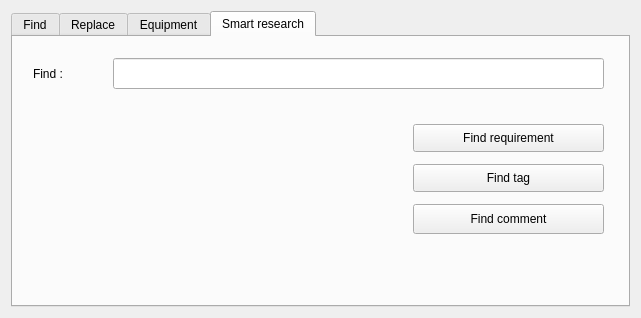
<?xml version="1.0" encoding="UTF-8"?>
<ui version="4.0">
 <class>GTASearchReplaceDialog</class>
 <widget class="QDialog" name="GTASearchReplaceDialog">
  <property name="geometry">
   <rect>
    <x>0</x>
    <y>0</y>
    <width>641</width>
    <height>318</height>
   </rect>
  </property>
  <property name="windowTitle">
   <string>Find and Replace</string>
  </property>
  <layout class="QGridLayout" name="gridLayout_3">
   <item row="0" column="0">
    <widget class="QTabWidget" name="tabWidget">
     <property name="currentIndex">
      <number>3</number>
     </property>
     <widget class="QWidget" name="Find">
      <attribute name="title">
       <string>Find</string>
      </attribute>
      <layout class="QGridLayout" name="gridLayout">
       <item row="0" column="0">
        <widget class="QLabel" name="label">
         <property name="text">
          <string>Find</string>
         </property>
        </widget>
       </item>
       <item row="0" column="1" colspan="2">
        <widget class="QLineEdit" name="FindLE1"/>
       </item>
       <item row="1" column="0" colspan="2">
        <widget class="QGroupBox" name="groupBox">
         <property name="title">
          <string>Find Options</string>
         </property>
         <layout class="QGridLayout" name="gridLayout_4">
          <item row="0" column="0">
           <widget class="QCheckBox" name="SearchUpCB1">
            <property name="text">
             <string>Search Up</string>
            </property>
           </widget>
          </item>
          <item row="3" column="0">
           <widget class="QCheckBox" name="RegExCB1">
            <property name="enabled">
             <bool>true</bool>
            </property>
            <property name="text">
             <string>Regular Expression</string>
            </property>
           </widget>
          </item>
          <item row="1" column="1">
           <widget class="QRadioButton" name="parameterSearchRB">
            <property name="text">
             <string>Parameter Search</string>
            </property>
           </widget>
          </item>
          <item row="0" column="1">
           <widget class="QRadioButton" name="textSearchRB">
            <property name="text">
             <string>Text search</string>
            </property>
            <property name="checked">
             <bool>true</bool>
            </property>
           </widget>
          </item>
          <item row="1" column="0">
           <widget class="QCheckBox" name="MatchCaseCB1">
            <property name="enabled">
             <bool>true</bool>
            </property>
            <property name="text">
             <string>Match Case</string>
            </property>
           </widget>
          </item>
         </layout>
        </widget>
       </item>
       <item row="1" column="2">
        <layout class="QVBoxLayout" name="verticalLayout_2">
         <item>
          <widget class="QPushButton" name="FindNextPB">
           <property name="enabled">
            <bool>false</bool>
           </property>
           <property name="text">
            <string>Find Next</string>
           </property>
          </widget>
         </item>
         <item>
          <widget class="QPushButton" name="FindAllPB1">
           <property name="enabled">
            <bool>false</bool>
           </property>
           <property name="text">
            <string>Find All</string>
           </property>
          </widget>
         </item>
         <item>
          <widget class="QPushButton" name="FindInAllDocPB">
           <property name="enabled">
            <bool>false</bool>
           </property>
           <property name="text">
            <string>Find All In Open documents</string>
           </property>
          </widget>
         </item>
        </layout>
       </item>
       <item row="2" column="1">
        <spacer name="verticalSpacer">
         <property name="orientation">
          <enum>Qt::Vertical</enum>
         </property>
         <property name="sizeHint" stdset="0">
          <size>
           <width>20</width>
           <height>51</height>
          </size>
         </property>
        </spacer>
       </item>
      </layout>
     </widget>
     <widget class="QWidget" name="Replace">
      <attribute name="title">
       <string>Replace</string>
      </attribute>
      <layout class="QGridLayout" name="gridLayout_2">
       <item row="0" column="0">
        <widget class="QLabel" name="label_2">
         <property name="enabled">
          <bool>true</bool>
         </property>
         <property name="text">
          <string>Find</string>
         </property>
        </widget>
       </item>
       <item row="0" column="1" colspan="2">
        <widget class="QLineEdit" name="FindLE2">
         <property name="enabled">
          <bool>true</bool>
         </property>
        </widget>
       </item>
       <item row="1" column="0">
        <widget class="QLabel" name="label_3">
         <property name="text">
          <string>Replace with</string>
         </property>
        </widget>
       </item>
       <item row="1" column="1" colspan="2">
        <widget class="QLineEdit" name="ReplaceLE2">
         <property name="enabled">
          <bool>true</bool>
         </property>
        </widget>
       </item>
       <item row="2" column="0" colspan="2">
        <widget class="QGroupBox" name="groupBox_2">
         <property name="title">
          <string>Replace Options</string>
         </property>
         <layout class="QVBoxLayout" name="verticalLayout">
          <item>
           <widget class="QCheckBox" name="SearchUpCB2">
            <property name="enabled">
             <bool>true</bool>
            </property>
            <property name="text">
             <string>Search up</string>
            </property>
           </widget>
          </item>
          <item>
           <widget class="QCheckBox" name="MatchCaseCB2">
            <property name="enabled">
             <bool>true</bool>
            </property>
            <property name="text">
             <string>Match case</string>
            </property>
           </widget>
          </item>
          <item>
           <widget class="QCheckBox" name="RegExpCB2">
            <property name="enabled">
             <bool>true</bool>
            </property>
            <property name="text">
             <string>Regular expression</string>
            </property>
           </widget>
          </item>
         </layout>
        </widget>
       </item>
       <item row="2" column="2">
        <layout class="QVBoxLayout" name="verticalLayout_3">
         <item>
          <widget class="QPushButton" name="SearchNextPB2">
           <property name="enabled">
            <bool>false</bool>
           </property>
           <property name="text">
            <string>Find Next</string>
           </property>
          </widget>
         </item>
         <item>
          <widget class="QPushButton" name="ReplacePB">
           <property name="enabled">
            <bool>false</bool>
           </property>
           <property name="toolTip">
            <string>replaces parameters only</string>
           </property>
           <property name="text">
            <string>Replace</string>
           </property>
          </widget>
         </item>
         <item>
          <widget class="QPushButton" name="ReplaceAllPB">
           <property name="enabled">
            <bool>false</bool>
           </property>
           <property name="toolTip">
            <string>replaces in all parameters</string>
           </property>
           <property name="text">
            <string>Replace All</string>
           </property>
          </widget>
         </item>
         <item>
          <widget class="QPushButton" name="ReplaceInAllDocsPB">
           <property name="enabled">
            <bool>false</bool>
           </property>
           <property name="text">
            <string>Repalce All In Open Documents</string>
           </property>
          </widget>
         </item>
        </layout>
       </item>
      </layout>
     </widget>
     <widget class="QWidget" name="Equipment_replace">
      <attribute name="title">
       <string>Equipment</string>
      </attribute>
      <widget class="QLabel" name="label_5">
       <property name="geometry">
        <rect>
         <x>30</x>
         <y>40</y>
         <width>71</width>
         <height>22</height>
        </rect>
       </property>
       <property name="text">
        <string>Equipment</string>
       </property>
      </widget>
      <widget class="QLabel" name="label_4">
       <property name="geometry">
        <rect>
         <x>30</x>
         <y>70</y>
         <width>91</width>
         <height>22</height>
        </rect>
       </property>
       <property name="text">
        <string>Replace with</string>
       </property>
      </widget>
      <widget class="QLineEdit" name="lineEdit">
       <property name="geometry">
        <rect>
         <x>130</x>
         <y>40</y>
         <width>341</width>
         <height>22</height>
        </rect>
       </property>
      </widget>
      <widget class="QLineEdit" name="lineEdit_2">
       <property name="geometry">
        <rect>
         <x>130</x>
         <y>70</y>
         <width>341</width>
         <height>22</height>
        </rect>
       </property>
      </widget>
      <widget class="QPushButton" name="pushButton">
       <property name="geometry">
        <rect>
         <x>380</x>
         <y>110</y>
         <width>93</width>
         <height>28</height>
        </rect>
       </property>
       <property name="text">
        <string>Replace All</string>
       </property>
      </widget>
     </widget>
     <widget class="QWidget" name="Smart_research">
      <attribute name="title">
       <string>Smart research</string>
      </attribute>
      <widget class="QLabel" name="label_5">
       <property name="geometry">
        <rect>
         <x>20</x>
         <y>11</y>
         <width>101</width>
         <height>51</height>
        </rect>
       </property>
       <property name="text">
        <string>Find :</string>
       </property>
      </widget>
      <widget class="QLineEdit" name="lineEdit">
       <property name="geometry">
        <rect>
         <x>100</x>
         <y>21</y>
         <width>491</width>
         <height>31</height>
        </rect>
       </property>
      </widget>
      <widget class="QPushButton" name="Search_requirement">
       <property name="geometry">
        <rect>
         <x>400</x>
         <y>87</y>
         <width>191</width>
         <height>28</height>
        </rect>
       </property>
       <property name="text">
        <string>Find requirement</string>
       </property>
      </widget>
      <widget class="QPushButton" name="Search_tag">
       <property name="geometry">
        <rect>
         <x>400</x>
         <y>127</y>
         <width>191</width>
         <height>28</height>
        </rect>
       </property>
       <property name="text">
        <string>Find tag</string>
       </property>
      </widget>
      <widget class="QPushButton" name="Search_comment">
       <property name="geometry">
        <rect>
         <x>400</x>
         <y>167</y>
         <width>191</width>
         <height>30</height>
        </rect>
       </property>
       <property name="text">
        <string>Find comment</string>
       </property>
      </widget>
     </widget>
    </widget>
   </item>
  </layout>
 </widget>
 <tabstops>
  <tabstop>FindLE1</tabstop>
  <tabstop>SearchUpCB1</tabstop>
  <tabstop>MatchCaseCB1</tabstop>
  <tabstop>RegExCB1</tabstop>
  <tabstop>textSearchRB</tabstop>
  <tabstop>parameterSearchRB</tabstop>
  <tabstop>FindAllPB1</tabstop>
  <tabstop>FindLE2</tabstop>
  <tabstop>ReplaceLE2</tabstop>
  <tabstop>SearchUpCB2</tabstop>
  <tabstop>MatchCaseCB2</tabstop>
  <tabstop>RegExpCB2</tabstop>
  <tabstop>SearchNextPB2</tabstop>
  <tabstop>ReplacePB</tabstop>
  <tabstop>ReplaceAllPB</tabstop>
 </tabstops>
 <resources/>
 <connections/>
</ui>
